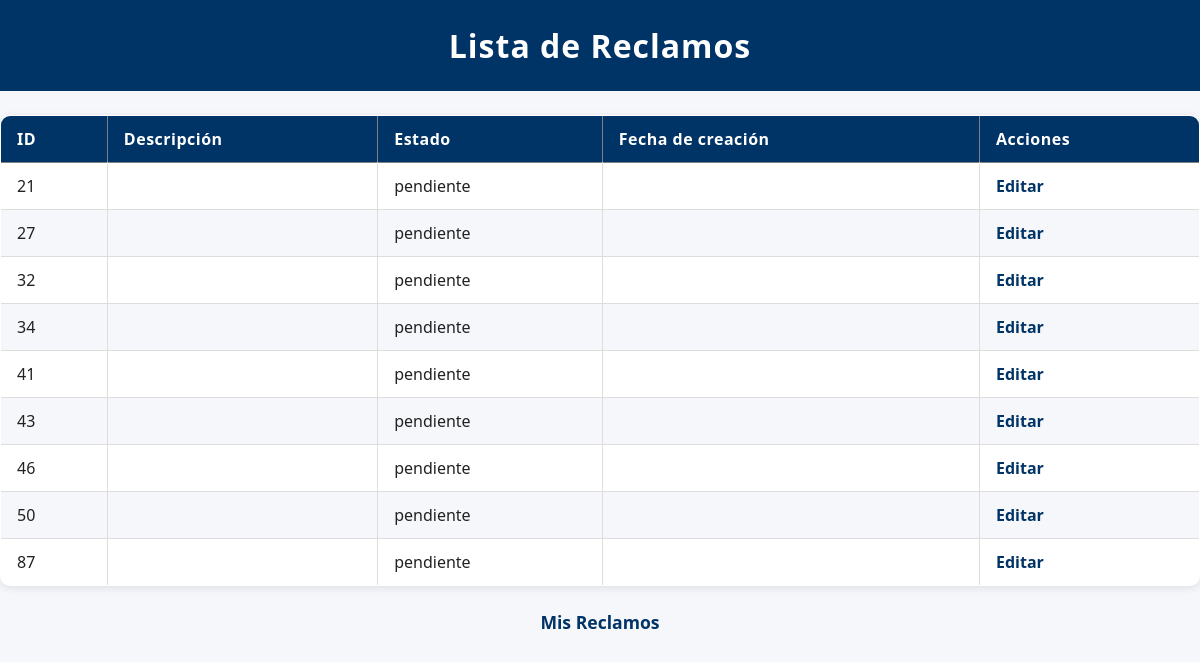
The page /listar_reclamos (signed in) on the database as committed earlier.
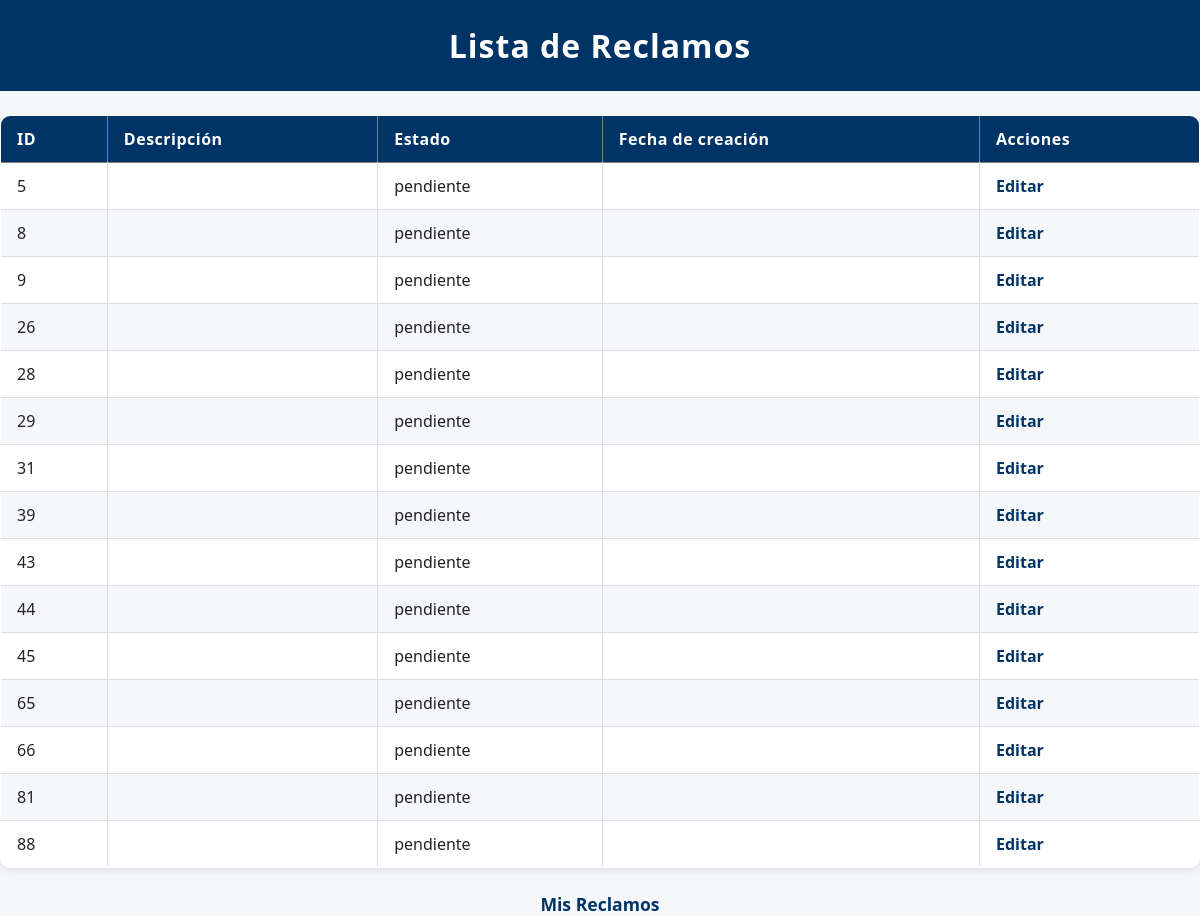
The same page on the database as committed later.
### modules/modelos.py (models this page shows)
class Base(DeclarativeBase):
    pass

class ModeloReclamo(Base):
    __tablename__ = 'reclamos'
    id = Column(Integer, primary_key=True)
    estado = Column(String, default="pendiente")
    fecha_hora = Column(DateTime, default=datetime.utcnow)
    contenido = Column(String)
    usuario_id = Column(Integer, ForeignKey('usuarios.id'))
    departamento = Column(String)
    clasificacion = Column(String)
    cantidad_adherentes = Column(Integer, default=1) #Se contabiliza como adherente el usuario que crea el reclamo
    tiempo_estimado = Column(Integer,default=0) #Solo se cambia cuando el reclamo pasa de pendiente -->en proceso
    usuarios = relationship(
        "ModeloUsuario",
        secondary=usuarios_reclamos,
        back_populates="reclamos"
    )
    usuario = relationship("ModeloUsuario", foreign_keys=[usuario_id], backref="reclamos_creados")

### server.py (the view)
@app.route('/listar_reclamos')
@login_required
def listar_reclamos():
    reclamos = repo_reclamos.obtener_todos_los_registros(current_user.id)
    return render_template('listar_reclamos.html', reclamos=reclamos)

### modules/login.py (called while the page is built)
    @property
    def is_authenticated(self):
        return True

### modules/repositorio.py (called while the page is built)
    def obtener_registro_por_filtro(self, campo, valor, campo2=None, valor2=None):
        query = self.__session.query(ModeloUsuario).filter(getattr(ModeloUsuario, campo) == valor)
        if campo2 and valor2:
            query = query.filter(getattr(ModeloUsuario, campo2) == valor2)
        modelo = query.first()
        if modelo:
            return self.__map_modelo_a_entidad(modelo)
        return None

    def __map_modelo_a_entidad(self, modelo: ModeloUsuario):
        return Usuario(
            nombre=modelo.nombre,
            apellido=modelo.apellido,
            email=modelo.email,
            nombre_de_usuario=modelo.nombre_de_usuario,
            contraseña=modelo.contraseña,
            rol=modelo.rol,
            claustro=modelo.claustro,
            id=modelo.id
        )

    def obtener_todos_los_registros(self, usuario_id):
        return self.__session.query(ModeloReclamo).filter_by(usuario_id=usuario_id).all()

### modules/usuarios.py (called while the page is built)
    @property
    def nombre(self):
        return self.__nombre

    @property
    def apellido(self):
        return self.__apellido

    @property
    def rol(self):
        return self.__rol

### templates/listar_reclamos.html (shortened to what this page needs)
<!DOCTYPE html>
<html lang="en">
<head>
    <link rel="stylesheet" href="{{ url_for('static', filename='style.css') }}">
</head>
<body>
    <h1>Lista de Reclamos</h1>
    <table border="1">
        <thead>
            <tr>
                <th>ID</th>
                <th>Descripción</th>
                <th>Estado</th>
                <th>Fecha de creación</th>
                <th>Acciones</th>
            </tr>
        </thead>
        <tbody>
            {% for reclamo in reclamos %}
            <tr>
                <td>{{ reclamo.id }}</td>
                <td>{{ reclamo.descripcion }}</td>
                <td>{{ reclamo.estado }}</td>
                <td>{{ reclamo.fecha_creacion }}</td>
                <td>
                    <a href="{{ url_for('editar_reclamo', reclamo_id=reclamo.id) }}">Editar</a>
                </td>
            </tr>
            {% endfor %}
        </tbody>
    </table>
    <p><a href="{{ url_for('mis_reclamos') }}">Mis Reclamos</a></p>
</body>
</html>

Rows that differ between the two databases and show on the page:
no longer on this page (row edited): ModeloReclamo: id "21", estado "pendiente"
no longer on this page (row edited): ModeloReclamo: id "27", estado "pendiente"
no longer on this page (row edited): ModeloReclamo: id "32", estado "pendiente"
no longer on this page (row edited): ModeloReclamo: id "34", estado "pendiente"
no longer on this page (row edited): ModeloReclamo: id "41", estado "pendiente"
no longer on this page (row edited): ModeloReclamo: id "46", estado "pendiente"
no longer on this page (row edited): ModeloReclamo: id "50", estado "pendiente"
no longer on this page (row edited): ModeloReclamo: id "87", estado "pendiente"
now on this page (row edited): ModeloReclamo: id "5", estado "pendiente"
now on this page (row edited): ModeloReclamo: id "8", estado "pendiente"
now on this page (row edited): ModeloReclamo: id "9", estado "pendiente"
now on this page (row edited): ModeloReclamo: id "26", estado "pendiente"
now on this page (row edited): ModeloReclamo: id "28", estado "pendiente"
now on this page (row edited): ModeloReclamo: id "29", estado "pendiente"
now on this page (row edited): ModeloReclamo: id "31", estado "pendiente"
now on this page (row edited): ModeloReclamo: id "39", estado "pendiente"
now on this page (row edited): ModeloReclamo: id "44", estado "pendiente"
now on this page (row edited): ModeloReclamo: id "45", estado "pendiente"
now on this page (row edited): ModeloReclamo: id "65", estado "pendiente"
now on this page (row edited): ModeloReclamo: id "66", estado "pendiente"
now on this page (row edited): ModeloReclamo: id "81", estado "pendiente"
now on this page (row edited): ModeloReclamo: id "88", estado "pendiente"
